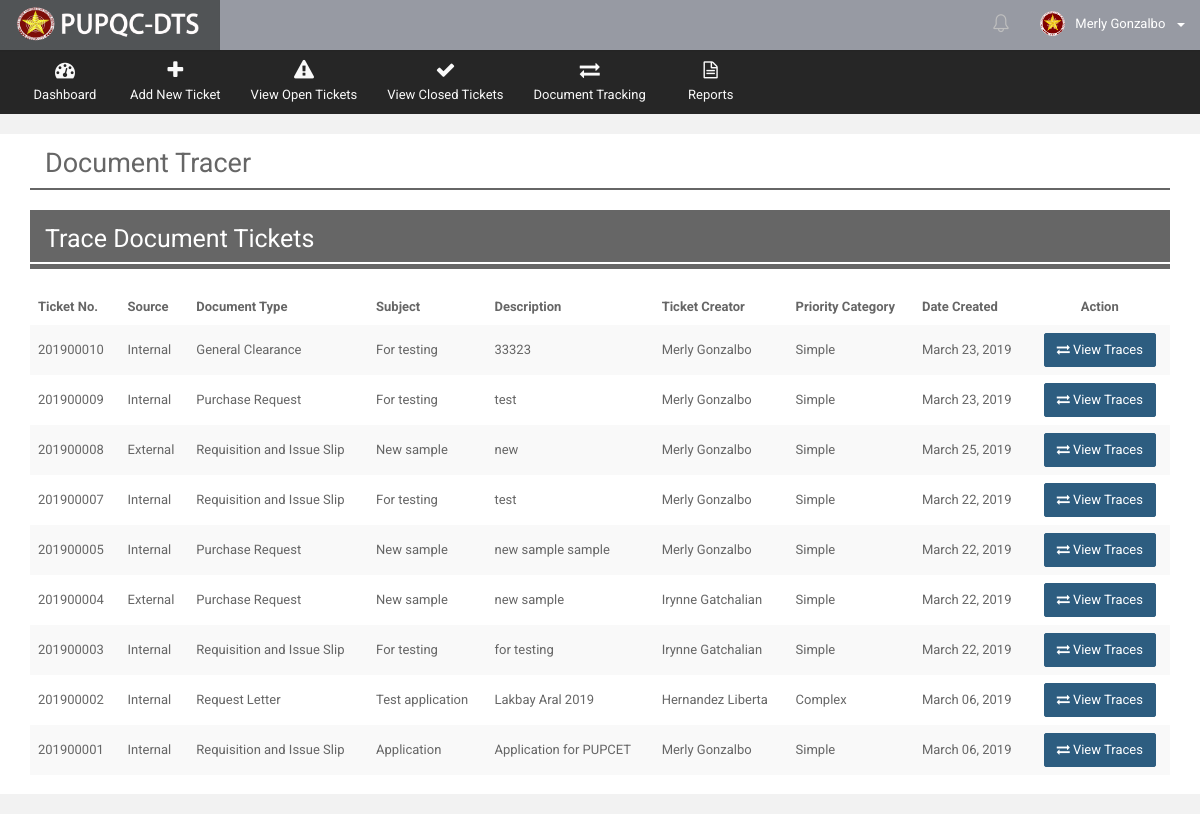
Screenshot of /Web/Department/views/view_trace.php (signed in) with the database file from the repository.
### tables this page shows
CREATE TABLE `t_accounts` (
  `acc_ID` int(10) NOT NULL,
  `acc_empID` int(10) NOT NULL,
  `acc_username` varchar(100) NOT NULL,
  `acc_password` varchar(100) NOT NULL,
  `acc_email` varchar(255) DEFAULT NULL,
  `acc_user_role` int(10) NOT NULL,
  `acc_active_flag` varchar(20) NOT NULL DEFAULT 'Active',
  `acc_timestamp` datetime NOT NULL DEFAULT CURRENT_TIMESTAMP,
  `acc_mod_date` datetime NOT NULL DEFAULT CURRENT_TIMESTAMP
);

CREATE TABLE `t_employees` (
  `emp_ID` int(10) NOT NULL,
  `emp_lastname` varchar(100) NOT NULL,
  `emp_middlename` varchar(100) DEFAULT NULL,
  `emp_firstname` varchar(100) NOT NULL,
  `emp_office` int(10) NOT NULL,
  `emp_position` varchar(50) NOT NULL,
  `emp_picture` varchar(255) DEFAULT 'default.png',
  `emp_active_flag` bit(1) NOT NULL DEFAULT b'1',
  `emp_mod_date` datetime NOT NULL DEFAULT CURRENT_TIMESTAMP
);

CREATE TABLE `t_document_track_history` (
  `docu_tr_his_ID` int(10) NOT NULL,
  `docu_tr_his_ticket_no` varchar(255) NOT NULL,
  `docu_tr_his_doctype` int(10) NOT NULL,
  `docu_tr_his_sourcetype` int(10) NOT NULL,
  `docu_tr_his_ext_source_desc` varchar(255) DEFAULT NULL,
  `docu_tr_his_prioritytype` int(10) NOT NULL,
  `docu_tr_his_count_date_process` varchar(10) NOT NULL,
  `docu_tr_his_from_office` int(10) NOT NULL,
  `docu_tr_his_to_office` int(10) DEFAULT NULL,
  `docu_tr_his_subject` varchar(255) NOT NULL,
  `docu_tr_his_desc` varchar(255) NOT NULL,
  `docu_tr_his_closing_remarks` varchar(255) DEFAULT NULL,
  `docu_tr_his_remarks` varchar(255) DEFAULT NULL,
  `docu_tr_his_asignatory` varchar(255) NOT NULL,
  `docu_tr_his_createdby` int(10) NOT NULL,
  `docu_tr_his_receiver` int(10) DEFAULT NULL,
  `docu_tr_his_sender` int(10) DEFAULT NULL,
  `docu_tr_his_closedby` int(10) DEFAULT NULL,
  `docu_tr_his_reopenedby` int(10) DEFAULT NULL,
  `docu_tr_his_receiving_stat` varchar(30) DEFAULT NULL,
  `docu_tr_his_date_create` date NOT NULL,
  `docu_tr_his_time_create` time NOT NULL,
  `docu_tr_his_date_sent` date DEFAULT NULL,
  `docu_tr_his_time_sent` time DEFAULT NULL,
  `docu_tr_his_date_received` date DEFAULT NULL,
  `docu_tr_his_time_received` time DEFAULT NULL,
  `docu_tr_his_date_done` date DEFAULT NULL,
  `docu_tr_his_time_done` time DEFAULT NULL,
  `docu_tr_his_date_reopened` date DEFAULT NULL,
  `docu_tr_his_time_reopened` time DEFAULT NULL,
  `docu_tr_his_status` varchar(20) NOT NULL DEFAULT 'OPEN',
  `docu_tr_his_overdue_stat` varchar(10) NOT NULL DEFAULT 'NO',
  `docu_tr_his_action` varchar(30) NOT NULL,
  `docu_tr_his_notif_stat` bit(1) NOT NULL DEFAULT b'1',
  `docu_tr_his_disp_stat` bit(1) NOT NULL DEFAULT b'1',
  `docu_tr_his_timestamp` datetime NOT NULL DEFAULT CURRENT_TIMESTAMP
);

CREATE TABLE `r_source_type` (
  `source_ID` int(10) NOT NULL,
  `source_desc` varchar(50) NOT NULL,
  `source_stat` bit(1) NOT NULL DEFAULT b'1',
  `source_timestamp` datetime NOT NULL DEFAULT CURRENT_TIMESTAMP
);

CREATE TABLE `r_document_type` (
  `docutype_ID` int(10) NOT NULL,
  `docutype_desc` varchar(50) NOT NULL,
  `docutype_stat` bit(1) NOT NULL DEFAULT b'1',
  `docutype_timestamp` datetime NOT NULL DEFAULT CURRENT_TIMESTAMP
);

CREATE TABLE `r_priority_type` (
  `priority_ID` int(10) NOT NULL,
  `priority_desc` varchar(50) NOT NULL,
  `priority_date_count` int(10) NOT NULL,
  `priority_stat` bit(1) NOT NULL DEFAULT b'1',
  `priority_timestamp` datetime NOT NULL DEFAULT CURRENT_TIMESTAMP
);

### Web/Department/views/get_view_table_document_tracer.php (the view, shortened to what this page needs)
<?php
           $receiver_query = mysqli_query($connection,"SELECT * FROM `t_accounts` AS ACC
                                                              INNER JOIN `t_employees` AS EMP
                                                              INNER JOIN `r_office` AS OFF
                                                              ON ACC.acc_empID = EMP.emp_ID
                                                              and EMP.emp_office = OFF.office_ID
                                                              WHERE ACC.acc_ID = '$userID'");
           while($rq = mysqli_fetch_array($receiver_query))
           {
              $receiving_office = $rq["office_ID"];
           }
           $view_query = mysqli_query($connection,"SELECT * FROM `t_document_track_history` AS DOCU
                                                     INNER JOIN `r_document_type` AS TYPE
                                                     ON TYPE.docutype_ID = DOCU.docu_tr_his_doctype
                                                     INNER JOIN `r_source_type` AS SRC
                                                     ON SRC.source_ID = DOCU.docu_tr_his_sourcetype
                                                     INNER JOIN `r_priority_type` AS PRIO
                                                     ON PRIO.priority_ID = DOCU.docu_tr_his_prioritytype
                                                     WHERE DOCU.docu_tr_his_from_office = '$receiving_office'
                                                     or DOCU.docu_tr_his_sender = '$userID'
                                                     or DOCU.docu_tr_his_to_office = '$receiving_office'
                                                     GROUP BY DOCU.docu_tr_his_ticket_no
                                                     ORDER BY DOCU.docu_tr_his_ticket_no DESC");
            if(mysqli_num_rows($view_query) > 0)
            {
               while($row = mysqli_fetch_array($view_query))
               {
                   $docu_tr_ID = $row["docu_tr_his_ID"];
                   $docu_tr_ticket_no = $row["docu_tr_his_ticket_no"];
                   $docu_tr_subject = $row["docu_tr_his_subject"];
                   $docu_tr_date_create = new datetime($row["docu_tr_his_date_create"]);
                   $docu_tr_desc = $row["docu_tr_his_desc"];
                   $docu_tr_createdby = $row["docu_tr_his_createdby"];
                   $docutype_desc = $row['docutype_desc'];
                   $source_desc = $row["source_desc"];
                   $priority_desc = $row["priority_desc"];
                   $date_create = $docu_tr_date_create->format('F d, Y');
                   $getcreator = mysqli_query($connection, "SELECT * FROM `t_employees` AS EMP
                                                                   INNER JOIN `r_office` AS OFF
                                                                   ON EMP.emp_office = OFF.office_ID
                                                           WHERE EMP.emp_ID = '$docu_tr_createdby'");
                   while($creator_row = mysqli_fetch_array($getcreator))
                   {
                     $creator_fname = $creator_row["emp_firstname"];
                     $creator_lname = $creator_row["emp_lastname"];
                     $creator_compname = $creator_fname.' '.$creator_lname;
                   }
                     echo
                     '<tr class="gradeX">
                        <td style="display: none"> '.$docu_tr_ID.' </td>
                        <td style=""> '.$docu_tr_ticket_no.' </td>
                        <td style=""> '.$source_desc.' </td>
                        <td style=""> '.$docutype_desc.' </td>
                        <td style=""> '.$docu_tr_subject.' </td>
                        <td style=""> '.$docu_tr_desc.' </td>
                        <td style=""> '.$creator_compname.' </td>
                        <td style=""> '.$priority_desc.' </td>
                        <td style=""> '.$date_create.' </td>
                        <td style="">
                          <center>
                            <a href="ticket_trace_review.php?getID='.$docu_tr_ticket_no.'" class="btn btn-primary btn-round" title="View Traces">
                             <i class="fa fa-exchange"></i> View Traces</a>
                          </center>
                        </td>
                     </tr>  ';
               }
            }
            else
            {
            }
   ?>

### Web/Department/utilities/Notification.php (shortened to what this page needs)
<body class="page-header-fixed page-sidebar-fixed page-layout-full-width" style="background-color: #f2f2f2" >
  <div >
    <div class="page-wrapper" >
      <header class="header">
        <div class="logo">
          <a data-toggle="modal" href="#about_us" class="logo-text">
            <img src="../../../resources-web/images/dtslogo.png" style="width:100%; margin: 1%;" alt="">
          </a>
        </div>
        <nav role="navigation" class="navbar navbar-static-top">
          <div class="navbar-right">
            <ul class="nav navbar-nav">
              <?php include("Inner_Notif_Function.php");?>
              <li class="dropdown dropdown-user menu-user">
                <a href="#" data-toggle="dropdown" class="dropdown-toggle">
                   <?php
                        $userID = $_SESSION['UserID'];
                        $view_query = mysqli_query($connection,"SELECT * FROM `t_accounts` AS ACC
                                                                INNER JOIN `r_user_role` AS USR
                                                                INNER JOIN `t_employees` AS EMP
                                                                INNER JOIN `r_office` AS OFF
                                                                ON  ACC.acc_user_role = USR.usr_ID
                                                                and EMP.emp_office = OFF.office_ID
                                                                and ACC.acc_empID = EMP.emp_ID
                                                                WHERE ACC.acc_ID = '$userID'
                                                                ");
                        while($row = mysqli_fetch_assoc($view_query))
                        {
                            $emp_lname = $row["emp_lastname"];
                            $emp_fname = $row["emp_firstname"];
                            $compname = $emp_fname.' '.$emp_lname;
                        }
                   ?>
                  <img src="../../../resources-web/images/PUPlogo.png" alt="User Image" class="img-circle"/>
                  <span class="hidden-xs">
                     <?php echo $compname; ?>
                  </span>&nbsp;
                  <b class="caret"></b>
                </a>
                  </li>
                </ul>
          </div>
        </nav>
      </header>

### resources-web/assets/css/themes/default.css (style rules this page uses)
.page-wrapper { float: left; width: 100%; position: relative; }
.header { position: absolute; top: 0; left: 0; right: 0; z-index: 999; }
body .header { position: relative; max-height: 100px; }
body .header .navbar { height: 50px; margin-bottom: 0; margin-left: 220px; background-color: #858893d4; -webkit-box-shadow: 0 1px 1px rgba(0, 0, 0, 0.05); box-shadow: 0 1px 1px rgba(0, 0, 0, 0.05); }
body .header .navbar .navbar-right ul.navbar-nav > li { height: 50px; }
body .header .navbar .navbar-right ul.navbar-nav > li.dropdown-user img { margin-top: -3px; margin-right: 7px; height: 25px; }
body .header .navbar .nav a { padding-top: 14px; padding-bottom: 14px; }
body .header .logo { font-family: 'Squada One'; float: left; font-size: 30px; text-align: left; padding: 0 15px; width: 220px; height: 50px; display: block; background-color: #393235; -webkit-box-shadow: 0 1px 1px rgba(0, 0, 0, 0.05); box-shadow: 0 1px 1px rgba(0, 0, 0, 0.05); }
body .header .logo a.logo-text { color: #ffba00; -webkit-text-shadow: 3px 3px 3px rgba(0, 0, 0, 0.1); text-shadow: 3px 3px 3px rgba(0, 0, 0, 0.1); -webkit-transition: all 0.2s ease-out; -o-transition: all 0.2s ease-out; transition: all 0.2s ease-out; }
.page-header-fixed .header { position: fixed; }
.page-header-fixed .page-wrapper { margin-top: 50px; }
.page-layout-full-width .page-wrapper .header .logo { background-color: #515456; }
.page-layout-full-width .page-wrapper .header .logo a.logo-text { color: #68b828; }

### rows the page displays
t_accounts: acc_empID.emp_lastname "Merly Gonzalbo"
t_document_track_history: docu_tr_his_ticket_no "201900010", docu_tr_his_sourcetype.source_desc "Internal", docu_tr_his_doctype.docutype_desc "General Clearance", docu_tr_his_subject "For testing", docu_tr_his_desc "33323", t_employees.emp_firstname+emp_lastname "Merly Gonzalbo", docu_tr_his_prioritytype.priority_desc "Simple", docu_tr_his_date_create "March 23, 2019"
t_document_track_history: docu_tr_his_ticket_no "201900009", docu_tr_his_sourcetype.source_desc "Internal", docu_tr_his_doctype.docutype_desc "Purchase Request", docu_tr_his_subject "For testing", docu_tr_his_desc "test", t_employees.emp_firstname+emp_lastname "Merly Gonzalbo", docu_tr_his_prioritytype.priority_desc "Simple", docu_tr_his_date_create "March 23, 2019"
t_document_track_history: docu_tr_his_ticket_no "201900008", docu_tr_his_sourcetype.source_desc "External", docu_tr_his_doctype.docutype_desc "Requisition and Issue Slip", docu_tr_his_subject "New sample", docu_tr_his_desc "new", t_employees.emp_firstname+emp_lastname "Merly Gonzalbo", docu_tr_his_prioritytype.priority_desc "Simple", docu_tr_his_date_create "March 25, 2019"
t_document_track_history: docu_tr_his_ticket_no "201900007", docu_tr_his_sourcetype.source_desc "Internal", docu_tr_his_doctype.docutype_desc "Requisition and Issue Slip", docu_tr_his_subject "For testing", docu_tr_his_desc "test", t_employees.emp_firstname+emp_lastname "Merly Gonzalbo", docu_tr_his_prioritytype.priority_desc "Simple", docu_tr_his_date_create "March 22, 2019"
t_document_track_history: docu_tr_his_ticket_no "201900005", docu_tr_his_sourcetype.source_desc "Internal", docu_tr_his_doctype.docutype_desc "Purchase Request", docu_tr_his_subject "New sample", docu_tr_his_desc "new sample sample", t_employees.emp_firstname+emp_lastname "Merly Gonzalbo", docu_tr_his_prioritytype.priority_desc "Simple", docu_tr_his_date_create "March 22, 2019"
t_document_track_history: docu_tr_his_ticket_no "201900004", docu_tr_his_sourcetype.source_desc "External", docu_tr_his_doctype.docutype_desc "Purchase Request", docu_tr_his_subject "New sample", docu_tr_his_desc "new sample", t_employees.emp_firstname+emp_lastname "Irynne Gatchalian", docu_tr_his_prioritytype.priority_desc "Simple", docu_tr_his_date_create "March 22, 2019"
t_document_track_history: docu_tr_his_ticket_no "201900003", docu_tr_his_sourcetype.source_desc "Internal", docu_tr_his_doctype.docutype_desc "Requisition and Issue Slip", docu_tr_his_subject "For testing", docu_tr_his_desc "for testing", t_employees.emp_firstname+emp_lastname "Irynne Gatchalian", docu_tr_his_prioritytype.priority_desc "Simple", docu_tr_his_date_create "March 22, 2019"
t_document_track_history: docu_tr_his_ticket_no "201900002", docu_tr_his_sourcetype.source_desc "Internal", docu_tr_his_doctype.docutype_desc "Request Letter", docu_tr_his_subject "Test application", docu_tr_his_desc "Lakbay Aral 2019", t_employees.emp_firstname+emp_lastname "Hernandez Liberta", docu_tr_his_prioritytype.priority_desc "Complex", docu_tr_his_date_create "March 06, 2019"
t_document_track_history: docu_tr_his_ticket_no "201900001", docu_tr_his_sourcetype.source_desc "Internal", docu_tr_his_doctype.docutype_desc "Requisition and Issue Slip", docu_tr_his_subject "Application", docu_tr_his_desc "Application for PUPCET", t_employees.emp_firstname+emp_lastname "Merly Gonzalbo", docu_tr_his_prioritytype.priority_desc "Simple", docu_tr_his_date_create "March 06, 2019"
